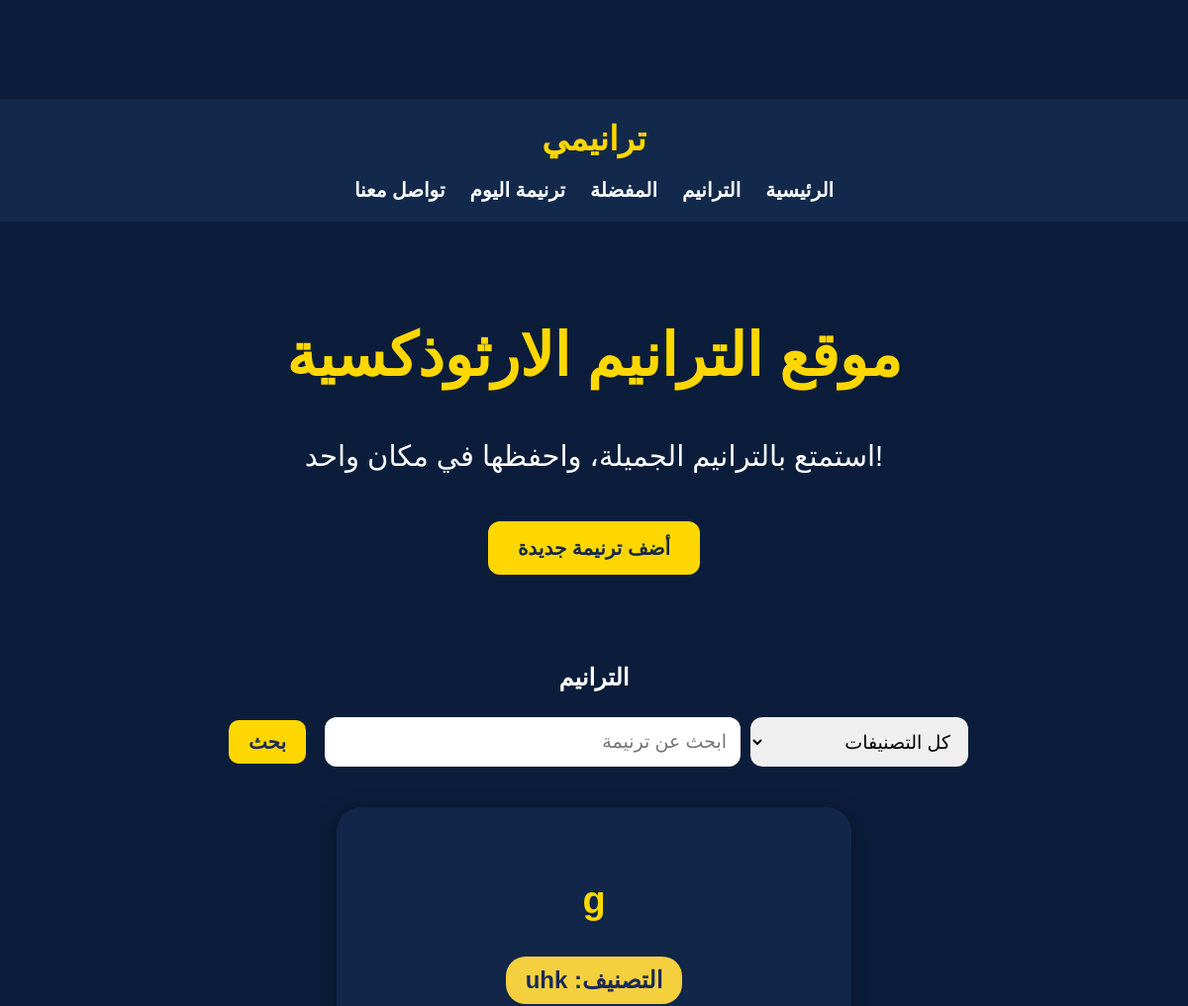
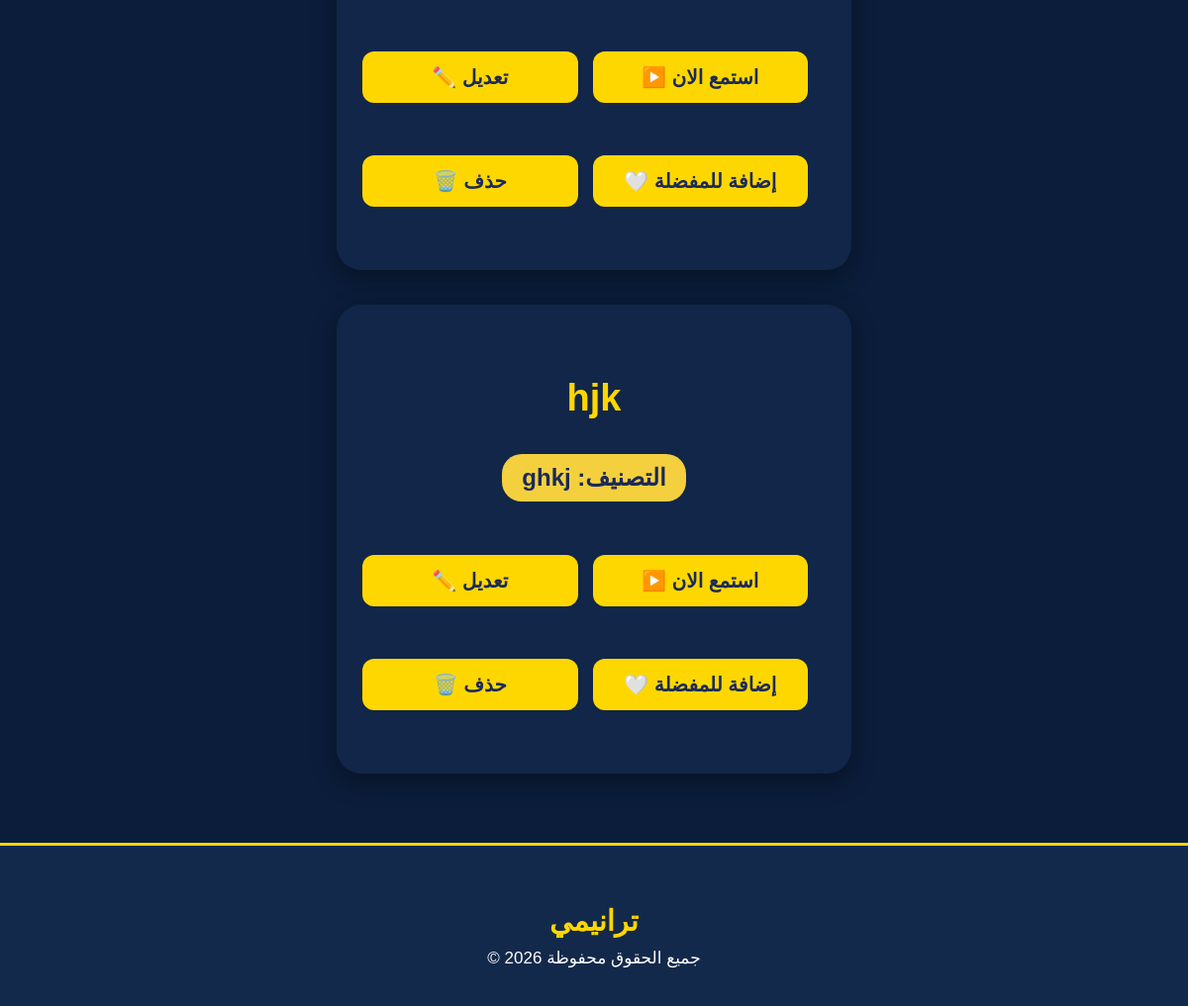
Before: / with the older database file (2 pictures, top to bottom).
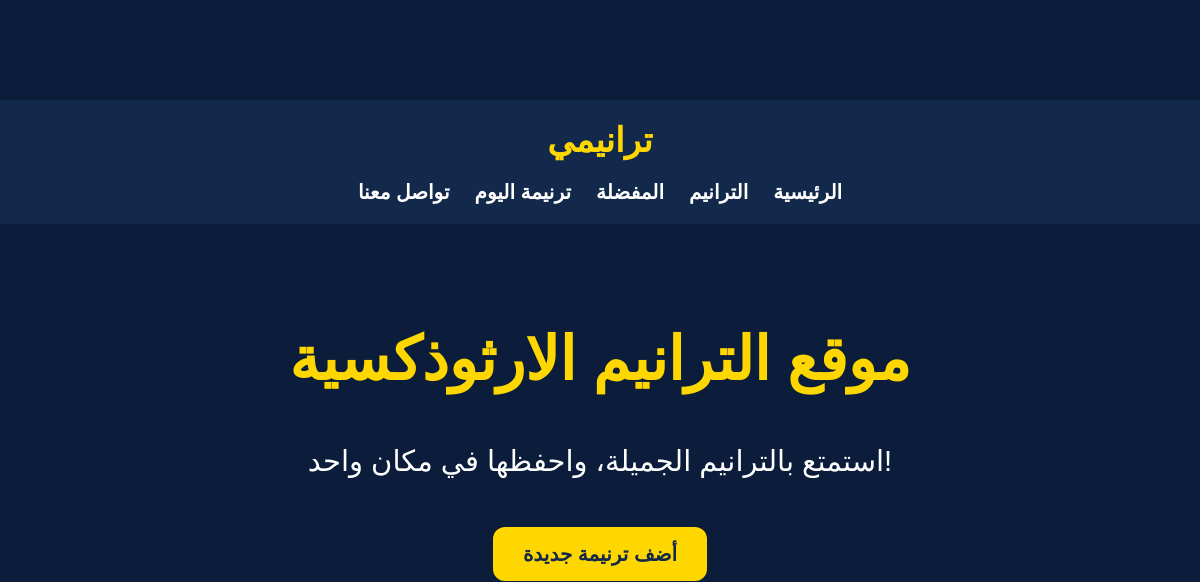
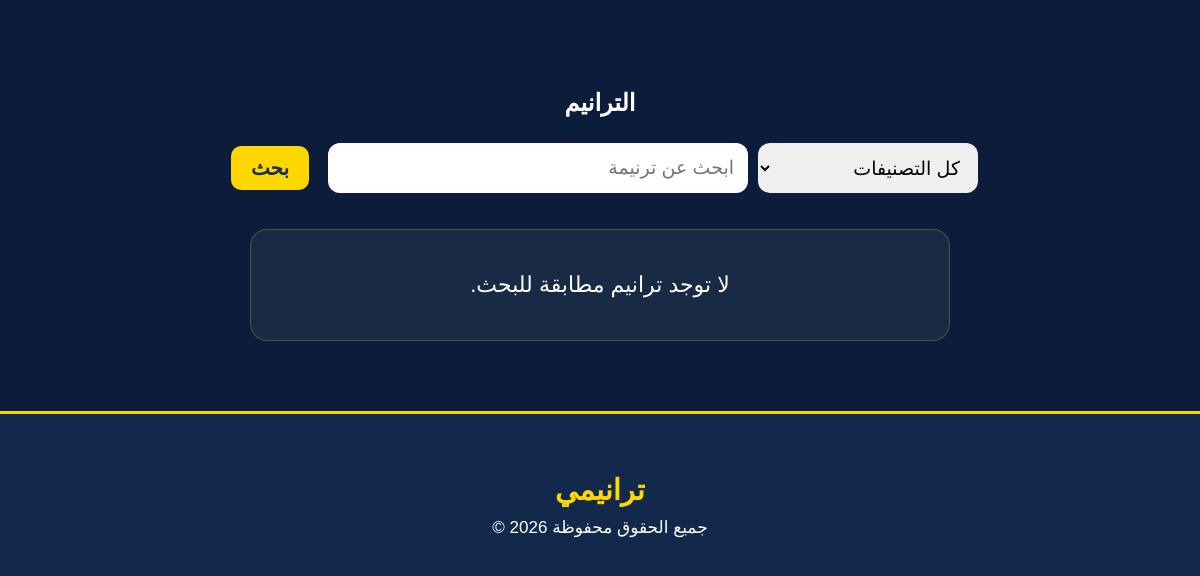
After: the same page with the newer database file (2 pictures, top to bottom).
### tables this page shows
CREATE TABLE hymns (
                id INTEGER PRIMARY KEY AUTOINCREMENT,
               title TEXT NOT NULL,
               category TEXT NOT NULL,
               audio TEXT,
               lyrics TEXT
               , favorite INTEGER DEFAULT 0);

### app.py (the view)
@app.route("/")
def home():
    categories = [
        "رأس السنة",
        "الميلاد",
        "الصوم الكبير",
        "أسبوع الآلام",
        "القيامة",
        "العذراء",
        "النيروز",
        "التسليم",
        "التوبة",
        "أخرى"
    ]
    search = request.args.get("search", "")
    category = request.args.get("category", "")
    connection = sqlite3.connect(DATABASE)
    cursor = connection.cursor()
    if search and category:
        cursor.execute(
        "SELECT * FROM hymns WHERE title LIKE ? AND category = ?",
        ("%" + search + "%", category)
    )
    elif search:
        cursor.execute(
        "SELECT * FROM hymns WHERE title LIKE ?",
        ("%" + search + "%",)
    )
    elif category:
        cursor.execute(
        "SELECT * FROM hymns WHERE category = ?",
        (category,)
    )
    else:
        cursor.execute("SELECT * FROM hymns")
    hymns = cursor.fetchall()
    connection.close()
    return render_template("index.html", hymns=hymns, search=search, category=category, categories=categories)

### templates/index.html (shortened to what this page needs)
<!DOCTYPE html>
<html lang="ar" dir="rtl">
<head>
    <link rel="stylesheet" href="{{ url_for('static', filename='style.css') }}">
</head>
<body>
    <nav>
        <h2>ترانيمي</h2>
        <ul>
            <li><a href="/">الرئيسية</a></li>
            <li><a href="#songs">الترانيم</a></li>
            <li><a href="/favorites">المفضلة</a></li>
            <li><a href="/today">ترنيمة اليوم</a></li>
            <li><a href="/contact">تواصل معنا</a></li>
        </ul>
    </nav>
    <section class="hero">
        <h1>موقع الترانيم الارثوذكسية</h1>
        <p>
           !استمتع بالترانيم الجميلة، واحفظها في مكان واحد
        </p>
        <a href="/add" class="main-btn">
            أضف ترنيمة جديدة
        </a>
    </section>
    <section class="songs" id="songs">
        <h2>الترانيم</h2>
        <form method="GET" class="search-form">
            <select name="category" class="category-filter">
                <option value="" {% if category == "" %}selected{% endif %}>كل التصنيفات</option>
            </select>
            <input type="text" name="search" class="search-box" placeholder="ابحث عن ترنيمة" value="{{ search }}">
            <button type="submit">بحث</button>
        </form>
        {% if not hymns %}
            <div class="section-card">
                <p class="no-results">لا توجد ترانيم مطابقة للبحث.</p>
            </div>
        {% endif %}
        {% for hymn in hymns %}
            <div class="card">
                <h3>{{ hymn[1] }}</h3>
                <p class="category">
                    التصنيف: {{ hymn[2] }}
                </p>
                <div class="actions">
                    <a href="/listen/{{ hymn[0] }}" class="listen-btn">
                        <button type="button">
                            استمع الان ▶️
                        </button>
                    </a>
                    <a href="/edit/{{ hymn[0] }}">
                        <button type="button">
                            تعديل ✏️
                        </button>
                    </a>
                    <form action="/favorite/{{ hymn[0] }}" method="POST" onsubmit="savePosition()">
                        <button type="submit" class="fav-btn">
                            {% if hymn[5] == 1 %}
                                مضاف للمفضلة ❤️
                            {% else %}
                                إضافة للمفضلة 🤍
                            {% endif %}
                        </button>
                    </form>
                    <form action="/delete/{{ hymn[0] }}" method="POST" onsubmit="savePosition()">
                        <button class="delete-btn" type="submit" onclick="return confirm('هل انت متاكد من حذف هذه الترنيمة؟')">
                            حذف 🗑️
                        </button>
                    </form>
                </div>
            </div>
        {% endfor %}
    </section>
    <footer>
        <h3>ترانيمي</h3>
        <p>جميع الحقوق محفوظة 2026 &copy;</p>
    </footer>
</body>
</html>

### static/style.css (style rules this page uses)
* { box-sizing: border-box; }
body { background-color: #0b1d3a; color: white; text-align: center; font-family: Arial; margin: 0; padding-top: 100px; }
h1 { color: gold; font-size: 55px; }
p { font-size: 24px; }
nav { background: #13294b; padding: 20px; display: flex; align-items: center; flex-direction: column; }
nav h2 { font-size: 34px; margin:0 0 20px; color:gold; }
nav ul { display:flex; gap:25px; list-style:none; margin:0; padding:0; }
nav li a { color: white; text-decoration: none; font-weight: bold; transition: 0.3s; font-size: 20px; }
.hero { margin-top: 100px; }
.hero h1 { color: gold; font-size: 60px; }
.hero p { font-size: 29px; margin-top: 20px; }
.songs { margin-top: 90px; }
input, select, textarea { width: 90%; max-width: 650px; padding: 14px; border: none; border-radius: 12px; font-size: 19px; box-sizing: border-box; display: block; margin: 10px auto; }
button, .delete-btn, .fav-btn { padding: 14px 27px; font-size: 20px; border: none; border-radius: 12px; background: gold; color: #1b2a5a; cursor: pointer; font-weight: bold; transition: 0.3s; margin: 9px; }
form { margin: 20px 0; }
form button { padding: 10px 20px; border: none; border-radius: 10px; cursor: pointer; }
.main-btn { display: inline-block; background-color: gold; color: #13294b; text-decoration: none; padding: 15px 30px; border-radius: 12px; font-size: 20px; font-weight: bold; transition: 0.3s; margin-top: 20px; }
.section-card { background: rgba(255, 255, 255, 0.06); padding: 20px; margin: 27px auto; border: 1px solid rgba(255, 215, 0, 0.25); border-radius: 17px; max-width: 700px; }
.search-form { display: flex; justify-content: center; align-items: center; gap: 10px; margin-bottom: 30px; flex-wrap: wrap; }
.search-box { margin: 0; height: 50px; width: 420px; }
.category-filter { margin: 0; height: 50px; width: 220px; }
.no-results { color: white; text-align: center; font-size: 22px; }
a { text-decoration: none; color: inherit; }
footer { background-color: #13294b; color: white; padding: 30px 20px; text-align: center; margin-top: 70px; border-top: 3px solid gold; }
footer h3 { color: gold; margin-bottom: 10px; font-size: 29px; }
footer p { font-size: 17px; margin: 8px 0; }

Changed rows visible on the page:
removed hymns: title "g", category "uhk", favorite "إضافة للمفضلة 🤍"
removed hymns: title "hjk", category "ghkj", favorite "إضافة للمفضلة 🤍"
Other visible differences:
text now shown: "لا توجد ترانيم مطابقة للبحث."
